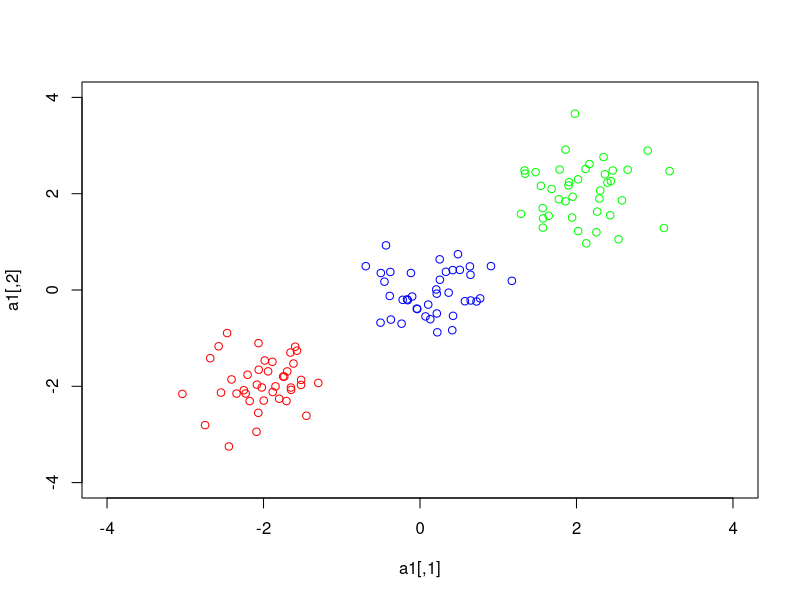

Reproduce this figure in R. (Note: this script raises an error after producing the figure.)
###LDA
library(MASS)
library(mvtnorm)
###Simulate cluster
a<-matrix(c(0.5,0.1,
            0,0.5),2,2)
Sigma<-a%*%t(a)
set.seed(1)
mu1<-c(-2,-2)
mu2<-c(0,0)
mu3<-c(2,2)

a1<-mvrnorm(40,mu1,Sigma)
a2<-mvrnorm(40,mu2,Sigma)
a3<-mvrnorm(40,mu3,Sigma)

plot(a1,xlim=c(-4,4),ylim=c(-4,4),col="red")
points(a2,col="blue")
points(a3,col="green")


mu11=colMeans(a1)
mu22=colMeans(a2)
mu33=colMeans(a3)
mu<-rbind(mu11,mu22,mu33)
pi1=nrow(a1)/(nrow(a1)+nrow(a2)+nrow(a3))
pi2=nrow(a2)/(nrow(a1)+nrow(a2)+nrow(a3))
pi3=nrow(a3)/(nrow(a1)+nrow(a2)+nrow(a3))
pi<-c(pi1,pi2,pi3)
Sigma1<-1/(n-3)*((t(a1)-mu11)%*%(a1-mu11)+(t(a2)-mu22)%*%(a2-mu22)+(t(a3)-mu33)%*%(a3-mu33))


###standard methods
###discriminant function
#dis_func<-function(x,k,sigma,mu,pi){
#dk<-t(x)%*%ginv(sigma)%*%mu[k,]-0.5*t(mu[k,])%*%ginv(sigma)%*%mu[k,]+log(pi[k])
#return(dk)
#}
#x<-c(1,1)
#dis_func(x,1,Sigma1,mu,pi)
#dis_func(x,2,Sigma1,mu,pi)
#dis_func(x,3,Sigma1,mu,pi)


###standard decision boundary
#b12=ginv(sigma)%*%(mu[2,]-mu[1,])
#a12=-1/2*(mu[1,]+mu[2,])%*%ginv(sigma)%*%(mu[2,]-mu[1,])
#abline(-a12/b12[2],-b12[1]/b12[2],col="grey",lty=2)

#b13=ginv(sigma)%*%(mu[3,]-mu[1,])
#a13=-1/2*(mu[1,]+mu[3,])%*%ginv(sigma)%*%(mu[3,]-mu[1,])
#abline(-a13/b13[2],-b13[1]/b13[2],col="grey",lty=2)

#b23=ginv(sigma)%*%(mu[3,]-mu[2,])
#a23=-1/2*(mu[3,]+mu[2,])%*%ginv(sigma)%*%(mu[3,]-mu[2,])
#abline(-a23/b23[2],-b23[1]/b23[2],col="grey",lty=2)


###equal distance 
library(rmutil)
###sphering the data 
T<-svd(Sigma1)
D<-diag((T$d)^(-1/2))
s<-D%*%t(T$u)
aa1<-t(s%*%t(a1))
aa2<-t(s%*%t(a2))
aa3<-t(s%*%t(a3))
mu1s=colMeans(aa1)
mu2s=colMeans(aa2)
mu3s=colMeans(aa3)


###find the boundary and transfer it back
mu_12<-(mu1s+mu2s)/2
k12<-(mu2s[2]-mu1s[2])/(mu2s[1]-mu1s[1])

x_12<-seq(-12,12,length=300)
y_12<-mu_12[2]+mu_12[1]/k12+x_12*(-1/k12)

bd12<-cbind(x_12,y_12)
bd12_new<-t(ginv(s)%*%t(bd12))
lines(bd12_new,pch=16,cex=0.2,col="grey")


mu_13<-(mu1s+mu3s)/2
k13<-(mu3s[2]-mu1s[2])/(mu3s[1]-mu1s[1])

x_13<-seq(-12,12,length=300)
y_13<-mu_13[2]+mu_13[1]/k13+x_d*(-1/k13)

bd13<-cbind(x_13,y_13)
bd13_new<-t(ginv(s)%*%t(bd13))
lines(bd13_new,pch=16,cex=0.2,col="gold")



mu_23<-(mu2s+mu3s)/2
k23<-(mu3s[2]-mu2s[2])/(mu3s[1]-mu2s[1])

x_23<-seq(-12,12,length=300)
y_23<-mu_23[2]+mu_23[1]/k23+x_23*(-1/k23)

bd23<-cbind(x_23,y_23)
bd23_new<-t(ginv(s)%*%t(bd23))
lines(bd23_new,pch=16,cex=0.2,col="black")


legend("bottomright", legend=c("boundary between cluster red and blue", "boundary between cluster red and green","boundary between cluster blue and green"),
       col=c("grey", "gold","black"), lty=1, cex=0.8)
title(main="LDA Plots")
